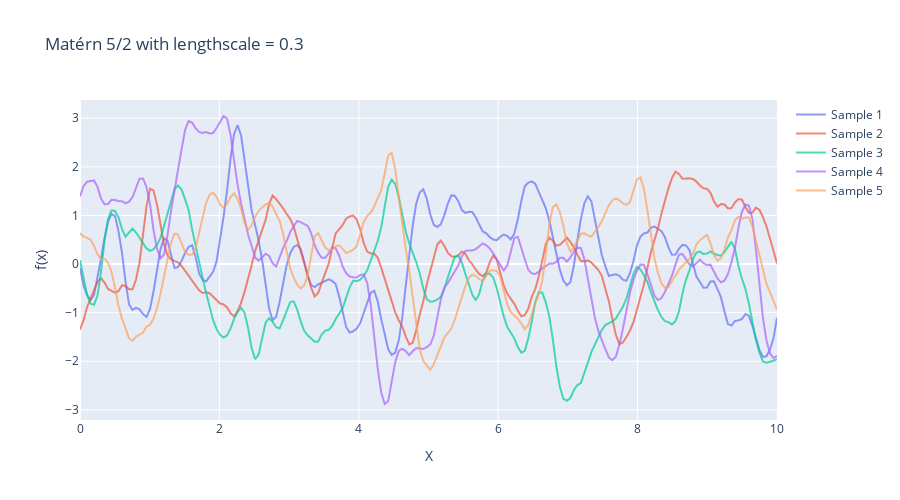
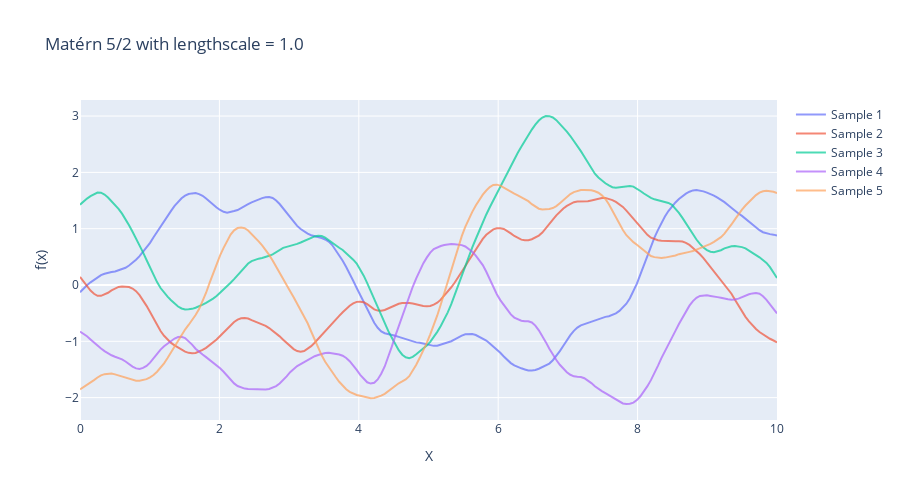
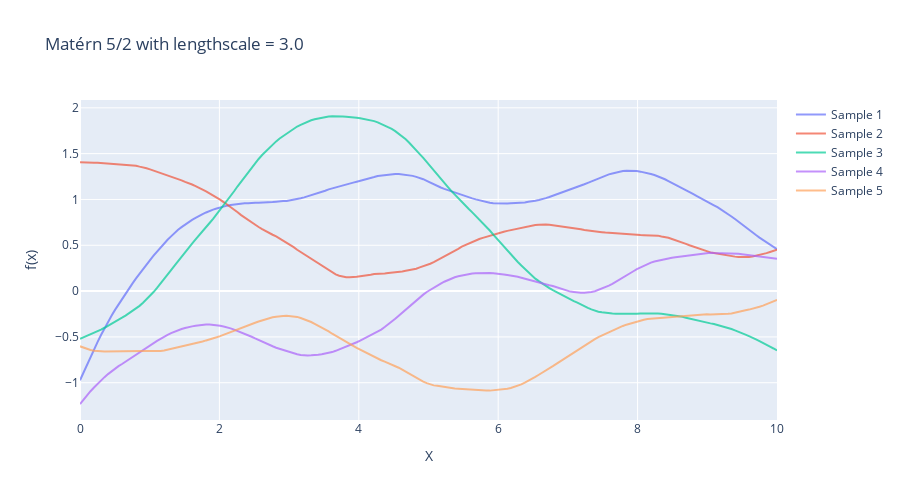

The cell these charts' notebook holds for them, in order:
### Markdown cell above
### Exploring Lengthscale Effects

Let's deepen our intuition by seeing how the lengthscale parameter affects function behavior. This is one of the most important parameters you'll tune in practice.

### Code cell
# Compare different lengthscales with the same kernel
lengthscales = [0.3, 1.0, 3.0]
amplitude = 1.0

for ls in lengthscales:
    cov = amplitude**2 * pm.gp.cov.Matern52(1, ls)
    fig = plot_gp_prior_samples(
        X_grid, 
        cov, 
        n_samples=5, 
        title=f'Matérn 5/2 with lengthscale = {ls}'
    )
    fig.show()

### Figure 1 — Plotly figure (JSON) as saved in the notebook; plotly's stock layout.template omitted (floating-point values rounded to 4 significant figures; data arrays with more than 128 entries replaced by an {"elided": "..."} marker saying what was removed)
{"data": [{"line": {"width": 2}, "mode": "lines", "name": "Sample 1", "opacity": 0.7, "type": "scatter", "x": {"elided": "200 float values"}, "y": {"elided": "200 float values"}}, {"line": {"width": 2}, "mode": "lines", "name": "Sample 2", "opacity": 0.7, "type": "scatter", "x": {"elided": "200 float values"}, "y": {"elided": "200 float values"}}, {"line": {"width": 2}, "mode": "lines", "name": "Sample 3", "opacity": 0.7, "type": "scatter", "x": {"elided": "200 float values"}, "y": {"elided": "200 float values"}}, {"line": {"width": 2}, "mode": "lines", "name": "Sample 4", "opacity": 0.7, "type": "scatter", "x": {"elided": "200 float values"}, "y": {"elided": "200 float values"}}, {"line": {"width": 2}, "mode": "lines", "name": "Sample 5", "opacity": 0.7, "type": "scatter", "x": {"elided": "200 float values"}, "y": {"elided": "200 float values"}}], "layout": {"height": 500, "hovermode": "x unified", "title": {"text": "Matérn 5/2 with lengthscale = 0.3"}, "width": 900, "xaxis": {"title": {"text": "X"}}, "yaxis": {"title": {"text": "f(x)"}}}}

### Figure 2 — Plotly figure (JSON) as saved in the notebook; plotly's stock layout.template omitted (floating-point values rounded to 4 significant figures; data arrays with more than 128 entries replaced by an {"elided": "..."} marker saying what was removed)
{"data": [{"line": {"width": 2}, "mode": "lines", "name": "Sample 1", "opacity": 0.7, "type": "scatter", "x": {"elided": "200 float values"}, "y": {"elided": "200 float values"}}, {"line": {"width": 2}, "mode": "lines", "name": "Sample 2", "opacity": 0.7, "type": "scatter", "x": {"elided": "200 float values"}, "y": {"elided": "200 float values"}}, {"line": {"width": 2}, "mode": "lines", "name": "Sample 3", "opacity": 0.7, "type": "scatter", "x": {"elided": "200 float values"}, "y": {"elided": "200 float values"}}, {"line": {"width": 2}, "mode": "lines", "name": "Sample 4", "opacity": 0.7, "type": "scatter", "x": {"elided": "200 float values"}, "y": {"elided": "200 float values"}}, {"line": {"width": 2}, "mode": "lines", "name": "Sample 5", "opacity": 0.7, "type": "scatter", "x": {"elided": "200 float values"}, "y": {"elided": "200 float values"}}], "layout": {"height": 500, "hovermode": "x unified", "title": {"text": "Matérn 5/2 with lengthscale = 1.0"}, "width": 900, "xaxis": {"title": {"text": "X"}}, "yaxis": {"title": {"text": "f(x)"}}}}

### Figure 3 — Plotly figure (JSON) as saved in the notebook; plotly's stock layout.template omitted (floating-point values rounded to 4 significant figures; data arrays with more than 128 entries replaced by an {"elided": "..."} marker saying what was removed)
{"data": [{"line": {"width": 2}, "mode": "lines", "name": "Sample 1", "opacity": 0.7, "type": "scatter", "x": {"elided": "200 float values"}, "y": {"elided": "200 float values"}}, {"line": {"width": 2}, "mode": "lines", "name": "Sample 2", "opacity": 0.7, "type": "scatter", "x": {"elided": "200 float values"}, "y": {"elided": "200 float values"}}, {"line": {"width": 2}, "mode": "lines", "name": "Sample 3", "opacity": 0.7, "type": "scatter", "x": {"elided": "200 float values"}, "y": {"elided": "200 float values"}}, {"line": {"width": 2}, "mode": "lines", "name": "Sample 4", "opacity": 0.7, "type": "scatter", "x": {"elided": "200 float values"}, "y": {"elided": "200 float values"}}, {"line": {"width": 2}, "mode": "lines", "name": "Sample 5", "opacity": 0.7, "type": "scatter", "x": {"elided": "200 float values"}, "y": {"elided": "200 float values"}}], "layout": {"height": 500, "hovermode": "x unified", "title": {"text": "Matérn 5/2 with lengthscale = 3.0"}, "width": 900, "xaxis": {"title": {"text": "X"}}, "yaxis": {"title": {"text": "f(x)"}}}}
